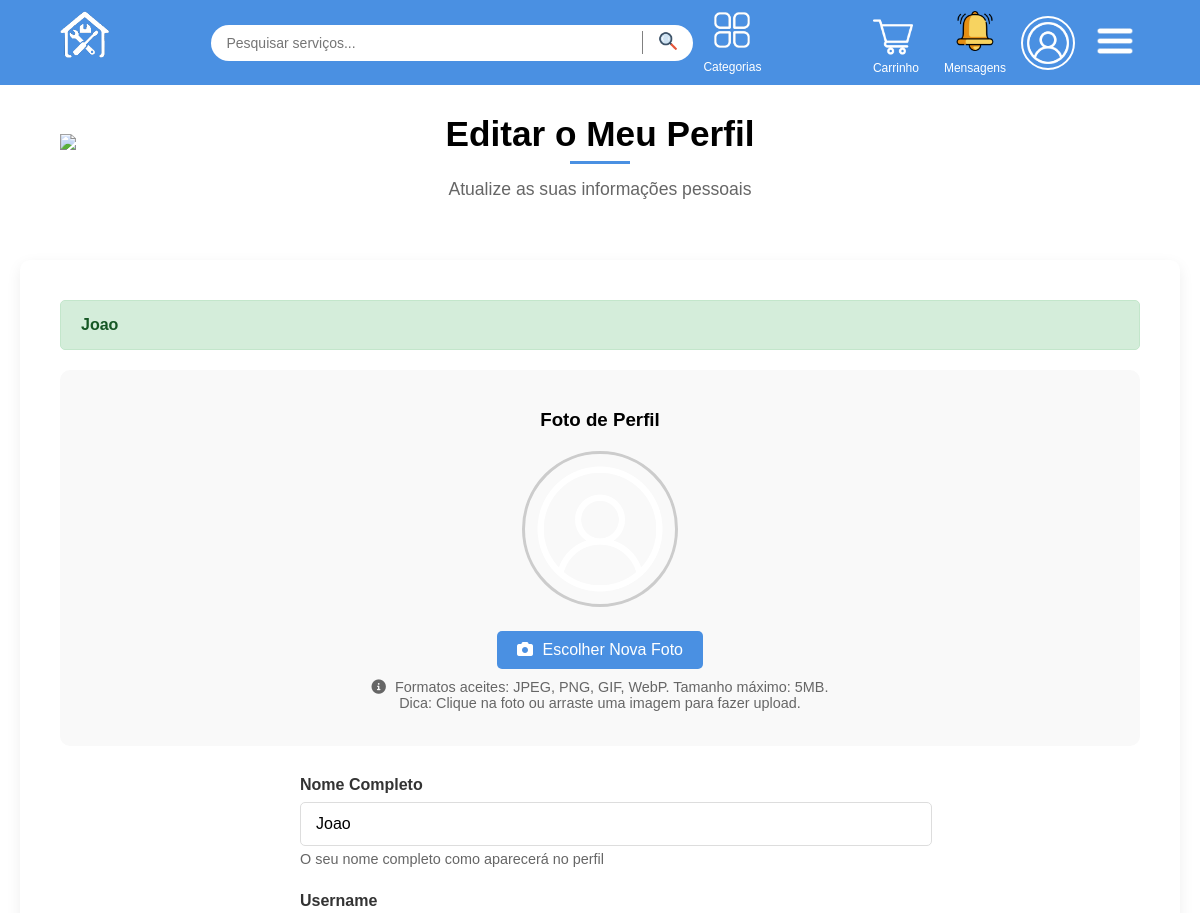
Page /Views/profile/editProfile.php (signed in, upper part) on the earlier database version.
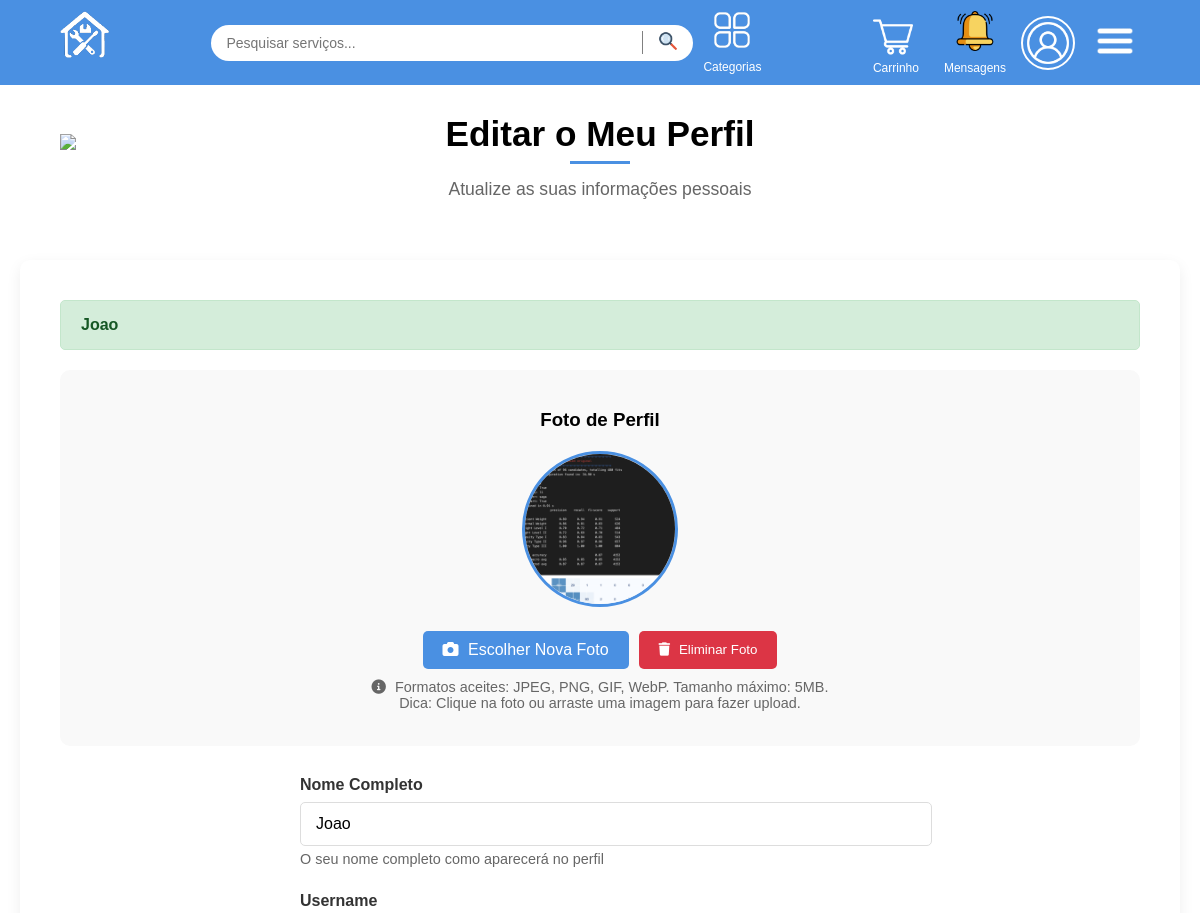
Same page on the later database version.
### tables this page shows
CREATE TABLE Media (
    id INTEGER PRIMARY KEY,
    service_id INTEGER,
    path_ TEXT NOT NULL,
    title TEXT,
    FOREIGN KEY (service_id) REFERENCES Service_(id)
);

### Utils/session.php (called while the page is built, shortened)
<?php
function getCurrentUserId(){
    return isset($_SESSION['user_id']) ? $_SESSION['user_id'] : null;
}
?>

### Controllers/userController.php (called while the page is built, shortened)
<?php
function getProfilePhotoUrl($userId) {
    try {
        $db = getDatabaseConnection();
        $stmt = $db->prepare("
            SELECT m.path_
            FROM User_ u
            LEFT JOIN Media m ON u.profile_photo = m.id
            WHERE u.id = :id
        ");
        $stmt->execute([':id' => $userId]);
        $result = $stmt->fetch(PDO::FETCH_ASSOC);
        return $result && $result['path_'] ? '/' . $result['path_'] : null;
    } catch (Exception $e) {
        error_log("Erro ao obter URL da foto: " . $e->getMessage());
        return null;
    }
}
?>

### Views/profile/editProfile.php (the view, shortened to what the changed rows need)
<?php
require_once(BASE_PATH . "/Utils/session.php");
require_once(BASE_PATH . "/Templates/common_elems.php");
require_once(BASE_PATH . "/Controllers/userController.php");
$editUserId = isset($_GET['id']) ? intval($_GET['id']) : getCurrentUserId();
$currentUserId = getCurrentUserId();
$isOwnProfile = ($currentUserId == $editUserId);
$userData = getUserCompleteData($editUserId);
$currentPhotoUrl = getProfilePhotoUrl($editUserId);
$pageTitle = $isOwnProfile ? "Editar o Meu Perfil" : "Editar Perfil de " . htmlspecialchars($userData['name_']);
?>
<main>
    <section class="section-header">
        <h2><?php echo $pageTitle; ?></h2>
    </section>
    <section class="profile-section">
        <div class="profile-container">
            <div class="profile-content">
                <div class="photo-section" style="text-align: center; margin-bottom: 30px; padding: 20px; background-color: #f9f9f9; border-radius: 10px;">
                    <div class="current-photo" style="margin: 20px 0;">
                        <?php if ($currentPhotoUrl): ?>
                            <img id="profile-photo-preview" src="<?php echo htmlspecialchars($currentPhotoUrl); ?>"
                                 alt="Foto de perfil atual"
                                 style="width: 150px; height: 150px; border-radius: 50%; object-fit: cover; border: 3px solid #4a90e2;"
                                 title="Clique para alterar ou arraste uma nova imagem">
                        <?php else: ?>
                            <img id="profile-photo-preview" src="/Images/site/header/genericProfile.png"
                                 alt="Foto de perfil padrão"
                                 style="width: 150px; height: 150px; border-radius: 50%; object-fit: cover; border: 3px solid #ccc;"
                                 title="Clique para adicionar uma foto ou arraste uma imagem">
                        <?php endif; ?>
                    </div>
                    <div class="photo-actions" style="display: flex; gap: 10px; justify-content: center; flex-wrap: wrap;">
                        <label for="photo-upload" class="btn-photo"
                               style="background-color: #4a90e2; color: white; padding: 10px 20px; border-radius: 5px; cursor: pointer; display: inline-block; transition: background-color 0.3s;">
                            <i class="fas fa-camera" style="margin-right: 5px;"></i>
                            Escolher Nova Foto
                        </label>
                        <?php if ($currentPhotoUrl): ?>
                            <button type="button" id="delete-photo-btn" class="btn-delete"
                                    style="background-color: #dc3545; color: white; padding: 10px 20px; border: none; border-radius: 5px; cursor: pointer; transition: background-color 0.3s;">
                                <i class="fas fa-trash" style="margin-right: 5px;"></i>
                                Eliminar Foto
                            </button>
                        <?php endif; ?>
                    </div>
                </div>
            </div>
        </div>
    </section>
</main>
<link rel="stylesheet" href="https://cdnjs.cloudflare.com/ajax/libs/font-awesome/6.0.0/css/all.min.css">

Differences in the rows shown:
added media: path_ (picture)
Other differences:
text now shown: "Eliminar Foto"
